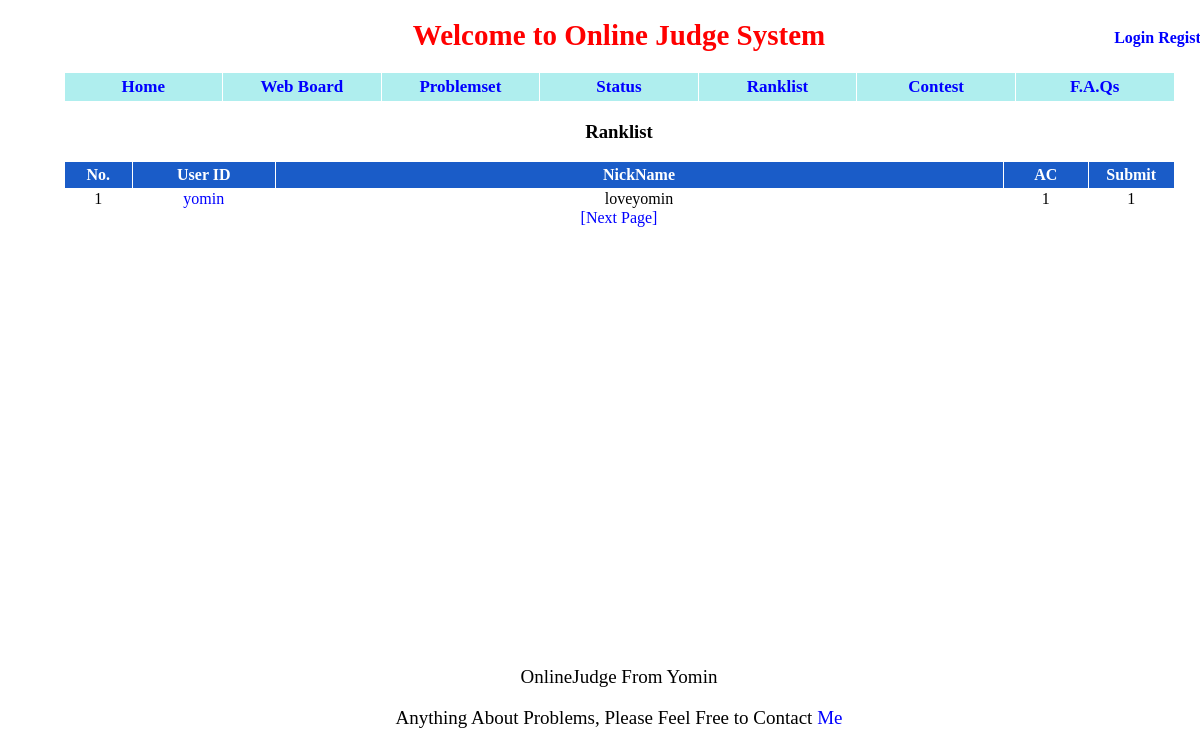
Page /ranklist/ on the earlier database version.
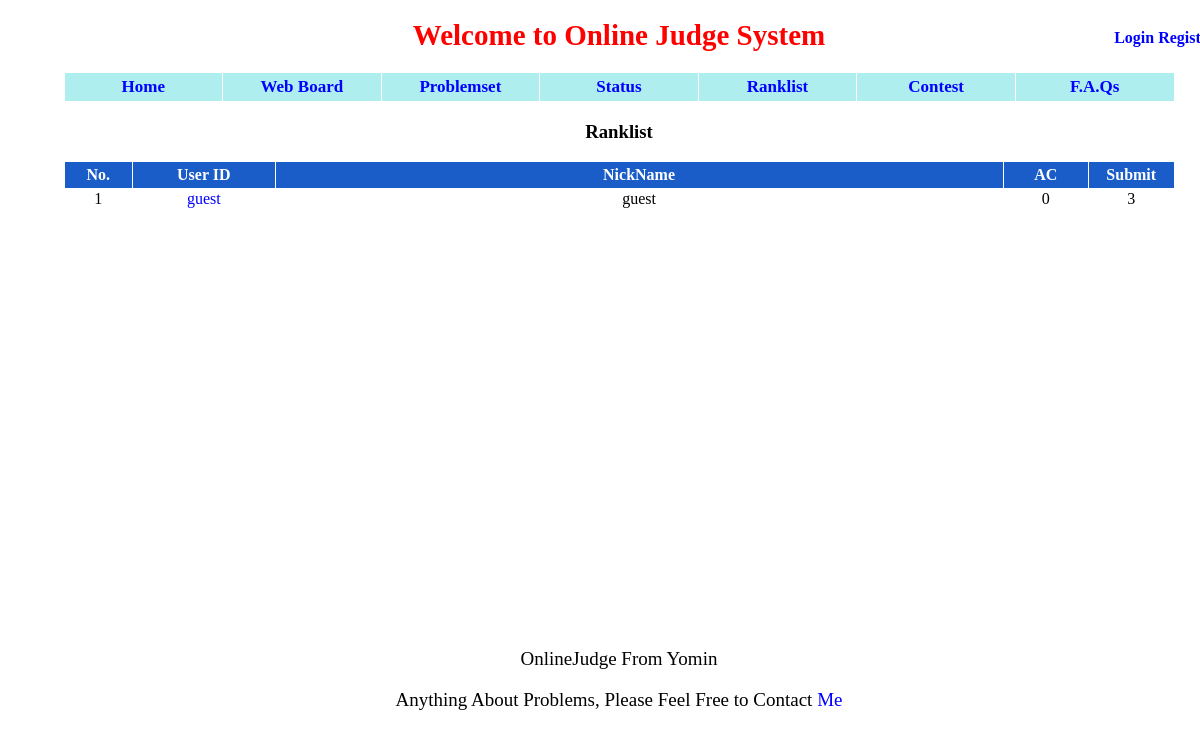
Same page on the later database version.
### appfile/models.py (models this page shows, shortened)
class User(db.Model):
    userID = db.Column(db.String(22), primary_key = True, unique = True)
    nickname = db.Column(db.String(22),unique = True)
    password = db.Column(db.String(100), index = True, unique = True)
    is_admin = db.Column(db.Boolean)
    ac_count = db.Column(db.Integer, default = 0)
    submit_count = db.Column(db.Integer, default = 0)

### appfile/views.py (the view)
@app.route('/ranklist/')
@app.route('/ranklist/<int:page>/')
def show_ranklist(page = 1):
    user_list = User.query.order_by(User.ac_count.desc(), User.submit_count, User.userID).paginate(page,USER_NUM_ONE_PAGE, False)
    return render_template('ranklist.html', user_list = user_list, page = page, USER_NUM_ONE_PAGE =USER_NUM_ONE_PAGE )

### appfile/views.py (called while the page is built)
@app.before_request
def before_request():
    g.user = current_user
    if g.user.is_authenticated():
        g.url = url_for('userinfo',userID = g.user.userID)

### appfile/templates/ranklist.html (shortened to what this page needs)
{% extends "base.html" %}
{% block content %}
<center><h3>Ranklist</h3></center>
<table id="list">
    <tr>
        <th id="ps_is_ac"> No. </th>
        <th id="ps_pid"> User ID </th>
        <th id="ps_title" style="text-align:center"> NickName </th>
        <th id="ps_ac"> AC </th>
        <th id="ps_submit"> Submit </th>
    </tr>
    {% for user in user_list.items %}
        <tr style="{{ loop.cycle('', 'background-color:#D7EBFF') }}">
            <td> {{ USER_NUM_ONE_PAGE * (page - 1) + user_list.items.index(user) + 1 }} </td>
            <td><a href={{ url_for('userinfo', userID = user.userID) }}> {{ user.userID }} </a></td>
            <td> {{ user.nickname }} </td>
            <td> {{ user.ac_count }} </td>
            <td> {{ user.submit_count }} </td>
        </tr>
    {% endfor %}
</table>
<div class="center">
{% if user_list.has_next %}
    <a href={{ url_for('show_ranklist', page = user_list.next_num) }}> [Next Page] </a>
{% endif %}
</div>
{% endblock %}

Differences in the rows shown:
removed User: items "1", userID "yomin", nickname "loveyomin", ac_count "1", submit_count "1"
now on this page (row edited): User: is_admin "1", userID "guest", nickname "guest", ac_count "0", submit_count "3"
Other differences:
text no longer shown: "[Next Page]"
